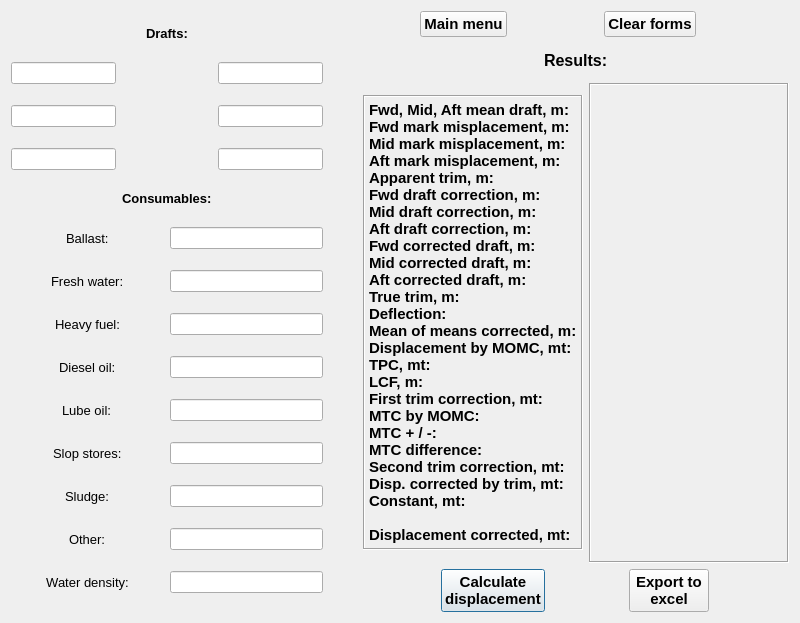
<?xml version="1.0" encoding="UTF-8"?>
<ui version="4.0">
 <class>Form</class>
 <widget class="QWidget" name="Form">
  <property name="geometry">
   <rect>
    <x>0</x>
    <y>0</y>
    <width>800</width>
    <height>623</height>
   </rect>
  </property>
  <property name="minimumSize">
   <size>
    <width>800</width>
    <height>600</height>
   </size>
  </property>
  <property name="windowTitle">
   <string>Draft survey HC Bea-Luna</string>
  </property>
  <layout class="QGridLayout" name="gridLayout_3">
   <item row="1" column="1">
    <layout class="QGridLayout" name="gridLayout_2">
     <item row="0" column="1" colspan="2" alignment="Qt::AlignHCenter">
      <widget class="QLabel" name="result_l">
       <property name="font">
        <font>
         <family>Tahoma</family>
         <pointsize>12</pointsize>
         <weight>75</weight>
         <bold>true</bold>
        </font>
       </property>
       <property name="text">
        <string>Results:</string>
       </property>
      </widget>
     </item>
     <item row="1" column="1">
      <widget class="QLabel" name="result_lables">
       <property name="sizePolicy">
        <sizepolicy hsizetype="Maximum" vsizetype="Fixed">
         <horstretch>0</horstretch>
         <verstretch>0</verstretch>
        </sizepolicy>
       </property>
       <property name="font">
        <font>
         <family>Tahoma</family>
         <pointsize>11</pointsize>
         <weight>75</weight>
         <bold>true</bold>
        </font>
       </property>
       <property name="frameShape">
        <enum>QFrame::Box</enum>
       </property>
       <property name="frameShadow">
        <enum>QFrame::Sunken</enum>
       </property>
       <property name="text">
        <string>Fwd, Mid, Aft mean draft, m:
Fwd mark misplacement, m:
Mid mark misplacement, m:
Aft mark misplacement, m:
Apparent trim, m:
Fwd draft correction, m:
Mid draft correction, m:
Aft draft correction, m:
Fwd corrected draft, m:
Mid corrected draft, m:
Aft corrected draft, m:
True trim, m:
Deflection:
Mean of means corrected, m:
Displacement by MOMC, mt:
TPC, mt:
LCF, m:
First trim correction, mt:
MTC by MOMC:
MTC + / -:
MTC difference:  
Second trim correction, mt:
Disp. corrected by trim, mt: 
Constant, mt:

Displacement corrected, mt:</string>
       </property>
       <property name="alignment">
        <set>Qt::AlignLeading|Qt::AlignLeft|Qt::AlignTop</set>
       </property>
      </widget>
     </item>
     <item row="4" column="0">
      <spacer name="horizontalSpacer">
       <property name="orientation">
        <enum>Qt::Horizontal</enum>
       </property>
       <property name="sizeHint" stdset="0">
        <size>
         <width>40</width>
         <height>20</height>
        </size>
       </property>
      </spacer>
     </item>
     <item row="1" column="2">
      <widget class="QLabel" name="result">
       <property name="sizePolicy">
        <sizepolicy hsizetype="MinimumExpanding" vsizetype="Fixed">
         <horstretch>0</horstretch>
         <verstretch>0</verstretch>
        </sizepolicy>
       </property>
       <property name="minimumSize">
        <size>
         <width>200</width>
         <height>480</height>
        </size>
       </property>
       <property name="font">
        <font>
         <family>Tahoma</family>
         <pointsize>11</pointsize>
         <weight>75</weight>
         <bold>true</bold>
        </font>
       </property>
       <property name="frameShape">
        <enum>QFrame::Box</enum>
       </property>
       <property name="frameShadow">
        <enum>QFrame::Sunken</enum>
       </property>
       <property name="text">
        <string/>
       </property>
       <property name="alignment">
        <set>Qt::AlignHCenter|Qt::AlignTop</set>
       </property>
      </widget>
     </item>
     <item row="4" column="1" colspan="2">
      <layout class="QHBoxLayout" name="horizontalLayout_3">
       <item>
        <widget class="QPushButton" name="countBtn">
         <property name="enabled">
          <bool>true</bool>
         </property>
         <property name="sizePolicy">
          <sizepolicy hsizetype="Fixed" vsizetype="Fixed">
           <horstretch>0</horstretch>
           <verstretch>0</verstretch>
          </sizepolicy>
         </property>
         <property name="font">
          <font>
           <family>Tahoma</family>
           <pointsize>11</pointsize>
           <weight>75</weight>
           <bold>true</bold>
          </font>
         </property>
         <property name="text">
          <string>Calculate
displacement</string>
         </property>
         <property name="autoDefault">
          <bool>true</bool>
         </property>
         <property name="default">
          <bool>true</bool>
         </property>
         <property name="flat">
          <bool>false</bool>
         </property>
        </widget>
       </item>
       <item>
        <widget class="QPushButton" name="export_2">
         <property name="sizePolicy">
          <sizepolicy hsizetype="Fixed" vsizetype="Fixed">
           <horstretch>0</horstretch>
           <verstretch>0</verstretch>
          </sizepolicy>
         </property>
         <property name="font">
          <font>
           <family>Tahoma</family>
           <pointsize>11</pointsize>
           <weight>75</weight>
           <bold>true</bold>
          </font>
         </property>
         <property name="text">
          <string>Export to 
excel</string>
         </property>
        </widget>
       </item>
      </layout>
     </item>
    </layout>
   </item>
   <item row="0" column="1">
    <layout class="QHBoxLayout" name="horizontalLayout_2">
     <item>
      <widget class="QPushButton" name="main_menu">
       <property name="sizePolicy">
        <sizepolicy hsizetype="Maximum" vsizetype="Maximum">
         <horstretch>0</horstretch>
         <verstretch>0</verstretch>
        </sizepolicy>
       </property>
       <property name="font">
        <font>
         <family>Tahoma</family>
         <pointsize>11</pointsize>
         <weight>75</weight>
         <bold>true</bold>
        </font>
       </property>
       <property name="text">
        <string>Main menu</string>
       </property>
      </widget>
     </item>
     <item>
      <widget class="QPushButton" name="clear">
       <property name="sizePolicy">
        <sizepolicy hsizetype="Maximum" vsizetype="Maximum">
         <horstretch>0</horstretch>
         <verstretch>0</verstretch>
        </sizepolicy>
       </property>
       <property name="font">
        <font>
         <family>Tahoma</family>
         <pointsize>11</pointsize>
         <weight>75</weight>
         <bold>true</bold>
        </font>
       </property>
       <property name="text">
        <string>Clear forms</string>
       </property>
      </widget>
     </item>
    </layout>
   </item>
   <item row="0" column="0" rowspan="2">
    <layout class="QGridLayout" name="gridLayout">
     <item row="10" column="0" colspan="2" alignment="Qt::AlignHCenter">
      <widget class="QLabel" name="slops_l">
       <property name="font">
        <font>
         <family>Tahoma</family>
         <pointsize>10</pointsize>
        </font>
       </property>
       <property name="text">
        <string>Slop stores:</string>
       </property>
      </widget>
     </item>
     <item row="2" column="0">
      <widget class="QLineEdit" name="M_ps_line">
       <property name="toolTip">
        <string>&lt;html&gt;&lt;head/&gt;&lt;body&gt;&lt;p align=&quot;center&quot;&gt;&lt;span style=&quot; font-family:'Consolas'; color:#6a8759;&quot;&gt;Applicable draft values only: 2 - 7.8&lt;/span&gt;&lt;/p&gt;&lt;/body&gt;&lt;/html&gt;</string>
       </property>
       <property name="alignment">
        <set>Qt::AlignCenter</set>
       </property>
      </widget>
     </item>
     <item row="8" column="2" colspan="2">
      <widget class="QLineEdit" name="mgo_f">
       <property name="alignment">
        <set>Qt::AlignCenter</set>
       </property>
      </widget>
     </item>
     <item row="9" column="0" colspan="2" alignment="Qt::AlignHCenter">
      <widget class="QLabel" name="lo_l">
       <property name="font">
        <font>
         <family>Tahoma</family>
         <pointsize>10</pointsize>
        </font>
       </property>
       <property name="text">
        <string>Lube oil:</string>
       </property>
      </widget>
     </item>
     <item row="8" column="0" colspan="2" alignment="Qt::AlignHCenter">
      <widget class="QLabel" name="mgo_l">
       <property name="font">
        <font>
         <family>Tahoma</family>
         <pointsize>10</pointsize>
        </font>
       </property>
       <property name="text">
        <string>Diesel oil:</string>
       </property>
      </widget>
     </item>
     <item row="10" column="2" colspan="2">
      <widget class="QLineEdit" name="slops_f">
       <property name="alignment">
        <set>Qt::AlignCenter</set>
       </property>
      </widget>
     </item>
     <item row="3" column="0">
      <widget class="QLineEdit" name="A_ps_line">
       <property name="toolTip">
        <string>&lt;html&gt;&lt;head/&gt;&lt;body&gt;&lt;p align=&quot;center&quot;&gt;&lt;span style=&quot; font-family:'Consolas'; color:#6a8759;&quot;&gt;Applicable draft values only: 2 - 7.8&lt;/span&gt;&lt;/p&gt;&lt;/body&gt;&lt;/html&gt;</string>
       </property>
       <property name="alignment">
        <set>Qt::AlignCenter</set>
       </property>
      </widget>
     </item>
     <item row="3" column="3">
      <widget class="QLineEdit" name="A_ss_line">
       <property name="toolTip">
        <string>&lt;html&gt;&lt;head/&gt;&lt;body&gt;&lt;p align=&quot;center&quot;&gt;&lt;span style=&quot; font-family:'Consolas'; color:#6a8759;&quot;&gt;Applicable draft values only: 2 - 7.8&lt;/span&gt;&lt;/p&gt;&lt;/body&gt;&lt;/html&gt;</string>
       </property>
       <property name="alignment">
        <set>Qt::AlignCenter</set>
       </property>
      </widget>
     </item>
     <item row="12" column="0" colspan="2" alignment="Qt::AlignHCenter">
      <widget class="QLabel" name="other_l">
       <property name="font">
        <font>
         <family>Tahoma</family>
         <pointsize>10</pointsize>
        </font>
       </property>
       <property name="text">
        <string>Other:</string>
       </property>
      </widget>
     </item>
     <item row="13" column="2" colspan="2">
      <widget class="QLineEdit" name="dens_f">
       <property name="alignment">
        <set>Qt::AlignCenter</set>
       </property>
      </widget>
     </item>
     <item row="12" column="2" colspan="2">
      <widget class="QLineEdit" name="other_f">
       <property name="alignment">
        <set>Qt::AlignCenter</set>
       </property>
      </widget>
     </item>
     <item row="7" column="0" colspan="2" alignment="Qt::AlignHCenter">
      <widget class="QLabel" name="hfo_l">
       <property name="font">
        <font>
         <family>Tahoma</family>
         <pointsize>10</pointsize>
        </font>
       </property>
       <property name="text">
        <string>Heavy fuel:</string>
       </property>
      </widget>
     </item>
     <item row="11" column="0" colspan="2" alignment="Qt::AlignHCenter">
      <widget class="QLabel" name="sludge_l">
       <property name="font">
        <font>
         <family>Tahoma</family>
         <pointsize>10</pointsize>
        </font>
       </property>
       <property name="text">
        <string>Sludge:</string>
       </property>
      </widget>
     </item>
     <item row="6" column="2" colspan="2">
      <widget class="QLineEdit" name="fw_f">
       <property name="alignment">
        <set>Qt::AlignCenter</set>
       </property>
      </widget>
     </item>
     <item row="9" column="2" colspan="2">
      <widget class="QLineEdit" name="lo_f">
       <property name="alignment">
        <set>Qt::AlignCenter</set>
       </property>
      </widget>
     </item>
     <item row="6" column="0" colspan="2" alignment="Qt::AlignHCenter">
      <widget class="QLabel" name="fw_l">
       <property name="font">
        <font>
         <family>Tahoma</family>
         <pointsize>10</pointsize>
        </font>
       </property>
       <property name="text">
        <string>Fresh water:</string>
       </property>
      </widget>
     </item>
     <item row="5" column="2" colspan="2">
      <widget class="QLineEdit" name="ballast_f">
       <property name="alignment">
        <set>Qt::AlignCenter</set>
       </property>
      </widget>
     </item>
     <item row="11" column="2" colspan="2">
      <widget class="QLineEdit" name="sludge_f">
       <property name="alignment">
        <set>Qt::AlignCenter</set>
       </property>
      </widget>
     </item>
     <item row="1" column="3">
      <widget class="QLineEdit" name="F_ss_line">
       <property name="sizePolicy">
        <sizepolicy hsizetype="Preferred" vsizetype="Fixed">
         <horstretch>0</horstretch>
         <verstretch>0</verstretch>
        </sizepolicy>
       </property>
       <property name="minimumSize">
        <size>
         <width>0</width>
         <height>0</height>
        </size>
       </property>
       <property name="toolTip">
        <string>&lt;html&gt;&lt;head/&gt;&lt;body&gt;&lt;pre align=&quot;center&quot; style=&quot; margin-top:12px; margin-bottom:12px; margin-left:0px; margin-right:0px; -qt-block-indent:0; text-indent:0px; background-color:#2b2b2b;&quot;&gt;&lt;span style=&quot; font-family:'Consolas'; color:#6a8759;&quot;&gt;Applicable draft values only: 2 - 7.8&lt;/span&gt;&lt;/pre&gt;&lt;/body&gt;&lt;/html&gt;</string>
       </property>
       <property name="alignment">
        <set>Qt::AlignCenter</set>
       </property>
      </widget>
     </item>
     <item row="4" column="1" colspan="2" alignment="Qt::AlignHCenter">
      <widget class="QLabel" name="label_10">
       <property name="sizePolicy">
        <sizepolicy hsizetype="Preferred" vsizetype="Maximum">
         <horstretch>0</horstretch>
         <verstretch>0</verstretch>
        </sizepolicy>
       </property>
       <property name="font">
        <font>
         <family>Tahoma</family>
         <pointsize>10</pointsize>
         <weight>75</weight>
         <bold>true</bold>
        </font>
       </property>
       <property name="layoutDirection">
        <enum>Qt::LeftToRight</enum>
       </property>
       <property name="text">
        <string>Consumables:</string>
       </property>
       <property name="alignment">
        <set>Qt::AlignLeading|Qt::AlignLeft|Qt::AlignVCenter</set>
       </property>
      </widget>
     </item>
     <item row="5" column="0" colspan="2" alignment="Qt::AlignHCenter">
      <widget class="QLabel" name="ballast_l">
       <property name="font">
        <font>
         <family>Tahoma</family>
         <pointsize>10</pointsize>
        </font>
       </property>
       <property name="text">
        <string>Ballast:</string>
       </property>
      </widget>
     </item>
     <item row="0" column="1" colspan="2" alignment="Qt::AlignHCenter">
      <widget class="QLabel" name="drafts_label">
       <property name="sizePolicy">
        <sizepolicy hsizetype="Preferred" vsizetype="Maximum">
         <horstretch>0</horstretch>
         <verstretch>0</verstretch>
        </sizepolicy>
       </property>
       <property name="font">
        <font>
         <family>Tahoma</family>
         <pointsize>10</pointsize>
         <weight>75</weight>
         <bold>true</bold>
        </font>
       </property>
       <property name="midLineWidth">
        <number>1</number>
       </property>
       <property name="text">
        <string>Drafts:</string>
       </property>
      </widget>
     </item>
     <item row="7" column="2" colspan="2">
      <widget class="QLineEdit" name="hfo_f">
       <property name="alignment">
        <set>Qt::AlignCenter</set>
       </property>
      </widget>
     </item>
     <item row="1" column="0">
      <widget class="QLineEdit" name="F_ps_line">
       <property name="toolTip">
        <string>&lt;html&gt;&lt;head/&gt;&lt;body&gt;&lt;pre align=&quot;center&quot; style=&quot; margin-top:12px; margin-bottom:12px; margin-left:0px; margin-right:0px; -qt-block-indent:0; text-indent:0px; background-color:#2b2b2b;&quot;&gt;&lt;span style=&quot; font-family:'Consolas'; color:#6a8759;&quot;&gt;Applicable draft values only: 2 - 7.8&lt;/span&gt;&lt;/pre&gt;&lt;/body&gt;&lt;/html&gt;</string>
       </property>
       <property name="alignment">
        <set>Qt::AlignCenter</set>
       </property>
      </widget>
     </item>
     <item row="2" column="3">
      <widget class="QLineEdit" name="M_ss_line">
       <property name="toolTip">
        <string>&lt;html&gt;&lt;head/&gt;&lt;body&gt;&lt;p align=&quot;center&quot;&gt;&lt;span style=&quot; font-family:'Consolas'; color:#000000;&quot;&gt;Applicable draft values only: 2 - 7.8&lt;/span&gt;&lt;/p&gt;&lt;/body&gt;&lt;/html&gt;</string>
       </property>
       <property name="alignment">
        <set>Qt::AlignCenter</set>
       </property>
      </widget>
     </item>
     <item row="1" column="1" rowspan="3" colspan="2">
      <widget class="QLabel" name="ship">
       <property name="text">
        <string/>
       </property>
       <property name="pixmap">
        <pixmap>ship.jpg</pixmap>
       </property>
      </widget>
     </item>
     <item row="13" column="0" colspan="2">
      <widget class="QLabel" name="dens_l">
       <property name="font">
        <font>
         <family>Tahoma</family>
         <pointsize>10</pointsize>
        </font>
       </property>
       <property name="text">
        <string>Water density:</string>
       </property>
       <property name="alignment">
        <set>Qt::AlignCenter</set>
       </property>
      </widget>
     </item>
    </layout>
   </item>
  </layout>
 </widget>
 <tabstops>
  <tabstop>F_ps_line</tabstop>
  <tabstop>F_ss_line</tabstop>
  <tabstop>M_ps_line</tabstop>
  <tabstop>M_ss_line</tabstop>
  <tabstop>A_ps_line</tabstop>
  <tabstop>A_ss_line</tabstop>
  <tabstop>ballast_f</tabstop>
  <tabstop>fw_f</tabstop>
  <tabstop>hfo_f</tabstop>
  <tabstop>mgo_f</tabstop>
  <tabstop>lo_f</tabstop>
  <tabstop>slops_f</tabstop>
  <tabstop>sludge_f</tabstop>
  <tabstop>other_f</tabstop>
 </tabstops>
 <resources/>
 <connections/>
</ui>
